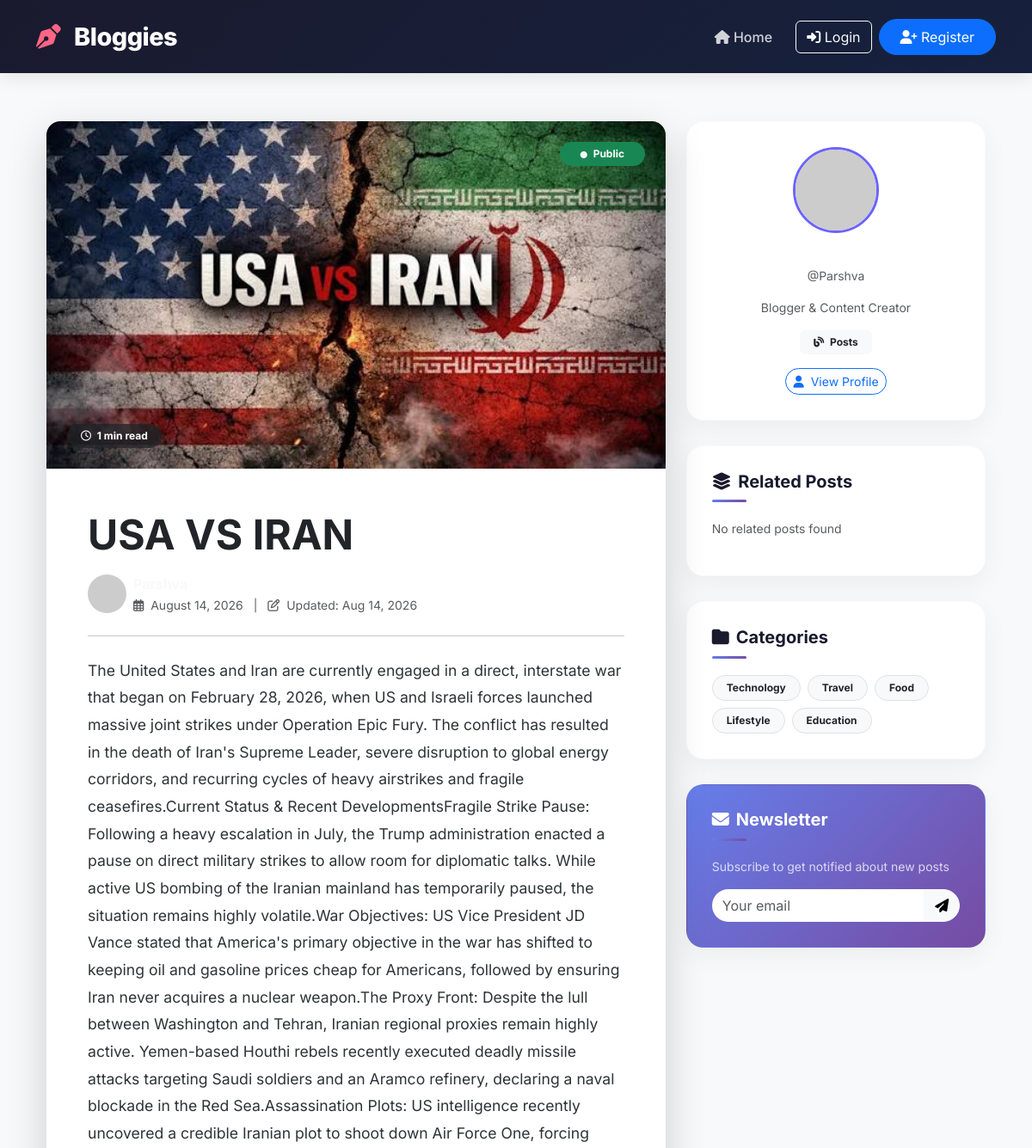
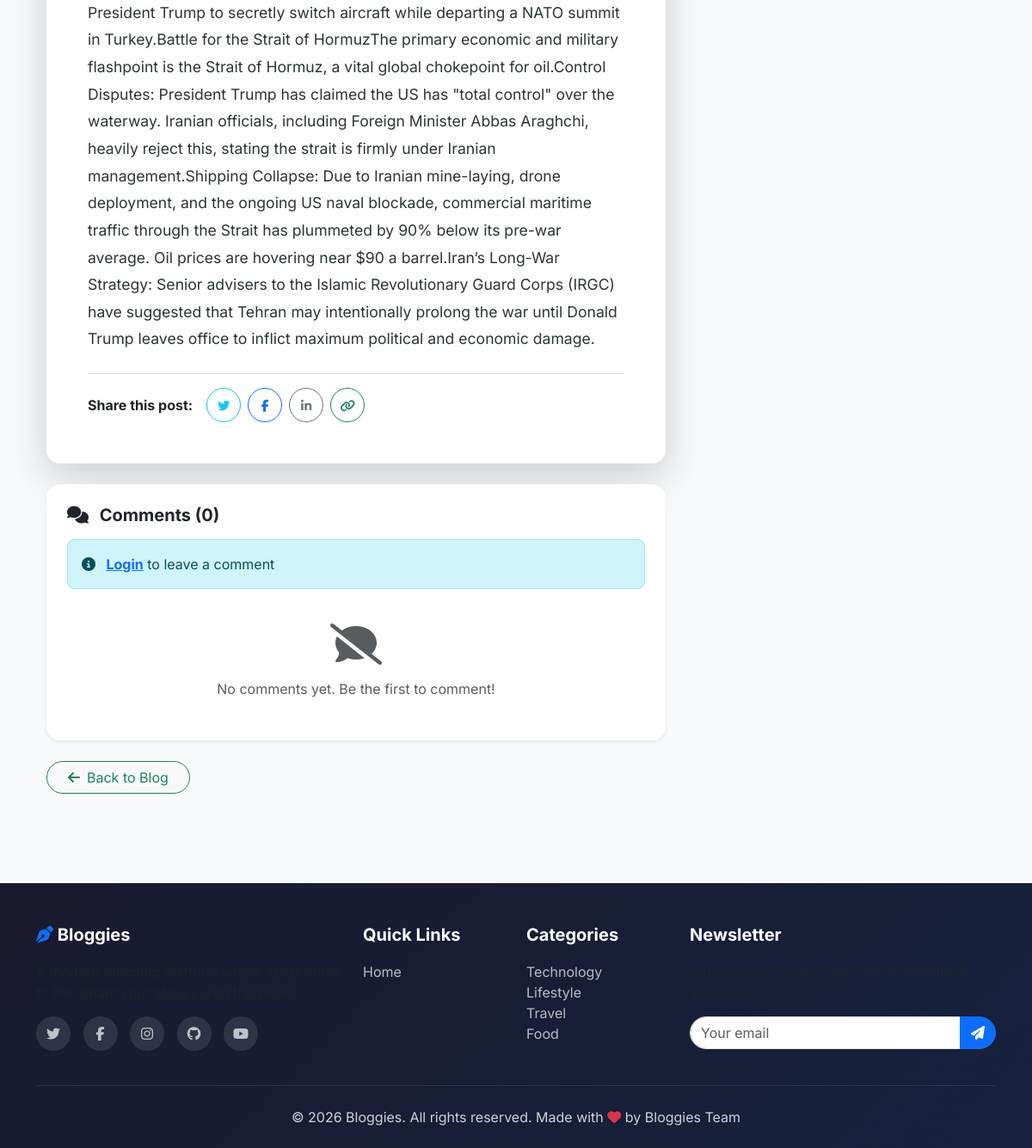
Page /blog/1/ on the committed database (2 pictures, top to bottom).
### blog/models.py (models this page shows, shortened)
class Blog (models.Model):
    user=models.ForeignKey(User,on_delete=models.CASCADE)
    title=models.CharField(max_length=200)
    slug=models.SlugField(max_length=200,unique=True)
    content=models.TextField()
    created_at=models.DateTimeField(auto_now_add=True)
    updated_at=models.DateTimeField(auto_now=True)
    image=models.ImageField(upload_to='photo/')
    STATUS_CHOICE=(
        ('public','Public'),
        ('private','Private')
    )
    status=models.CharField(max_length=10,choices=STATUS_CHOICE,default='public')

### blog/views.py (the view)
# urls.py: path('blog/<int:blog_id>/', views.Blog_page, name="blog_page"),
def Blog_page(request,blog_id):
    blog=get_object_or_404(Blog,id=blog_id)
    return render(request,'blog_page.html',{'blog':blog})

### blog/templates/blog_page.html (shortened to what this page needs)
{% extends "layout.html" %}
{% block content %}
<div class="container py-4">
    <div class="row">
        <div class="col-lg-8">
            <article class="card border-0 shadow-lg rounded-4 overflow-hidden mb-4">
                {% if blog.image %}
                <div class="position-relative">
                    <img src="{{ blog.image.url }}"
                         alt="{{ blog.title }}"
                         class="img-fluid w-100"
                         style="max-height: 500px; object-fit: cover;">
                    <span class="badge {% if blog.status == 'public' %}bg-success{% else %}bg-secondary{% endif %}
                         position-absolute top-0 end-0 m-4 px-4 py-2 rounded-pill">
                        <i class="fas fa-circle me-1" style="font-size: 8px;"></i>
                        {{ blog.get_status_display }}
                    </span>
                    <span class="badge bg-dark bg-opacity-75 position-absolute bottom-0 start-0 m-4 px-3 py-2 rounded-pill">
                        <i class="far fa-clock me-1"></i>
                        {{ blog.content|wordcount|divisibleby:200|add:1 }} min read
                    </span>
                </div>
                {% endif %}
                <div class="card-body p-4 p-lg-5">
                    <div class="mb-4">
                        <h1 class="display-5 fw-bold mb-3">{{ blog.title }}</h1>
                        <div class="d-flex flex-wrap align-items-center gap-3 mb-3">
                            <div class="d-flex align-items-center gap-2">
                                <img src="https://ui-avatars.com/api/?name={{ blog.user.username }}&background=6C63FF&color=fff&size=40&bold=true"
                                     alt="{{ blog.user.username }}"
                                     class="rounded-circle"
                                     style="width: 45px; height: 45px;">
                                <div>
                                    <a href="{% url 'profile' blog.user.username %}" class="text-decoration-none fw-bold text-light">
                                    </a>
                                    <br>
                                    <small class="text-muted">
                                        <i class="far fa-calendar-alt me-1"></i>
                                        {{ blog.created_at|date:"F d, Y" }}
                                        <span class="mx-2">|</span>
                                        <i class="far fa-edit me-1"></i>
                                        Updated: {{ blog.updated_at|date:"M d, Y" }}
                                    </small>
                                </div>
                            </div>
                        </div>
                    </div>
                    <hr class="my-4">
                    <div class="blog-content">
                        {{ blog.content|linebreaks|safe }}
                    </div>
                    <div class="mt-4 pt-3 border-top">
                        <div class="d-flex flex-wrap align-items-center gap-3">
                            <span class="fw-bold">Share this post:</span>
                            <div class="d-flex gap-2">
                                <a href="https://twitter.com/intent/tweet?text={{ blog.title }}&url={{ request.build_absolute_uri }}"
                                   target="_blank"
                                   class="btn btn-outline-info btn-sm rounded-circle"
                                   style="width: 40px; height: 40px; padding: 0; line-height: 40px;">
                                    <i class="fab fa-twitter"></i>
                                </a>
                                <a href="https://www.facebook.com/sharer/sharer.php?u={{ request.build_absolute_uri }}"
                                   target="_blank"
                                   class="btn btn-outline-primary btn-sm rounded-circle"
                                   style="width: 40px; height: 40px; padding: 0; line-height: 40px;">
                                    <i class="fab fa-facebook-f"></i>
                                </a>
                                <a href="https://www.linkedin.com/sharing/share-offsite/?url={{ request.build_absolute_uri }}"
                                   target="_blank"
                                   class="btn btn-outline-secondary btn-sm rounded-circle"
                                   style="width: 40px; height: 40px; padding: 0; line-height: 40px;">
                                    <i class="fab fa-linkedin-in"></i>
                                </a>
                                <button onclick="copyToClipboard('{{ request.build_absolute_uri }}')"
                                        class="btn btn-outline-success btn-sm rounded-circle"
                                        style="width: 40px; height: 40px; padding: 0; line-height: 40px;">
                                    <i class="fas fa-link"></i>
                                </button>
                            </div>
                        </div>
                    </div>
                </div>
            </article>
            <div class="card border-0 shadow-sm rounded-4 mb-4">
                <div class="card-body p-4">
                    <h5 class="fw-bold mb-3">
                        <i class="fas fa-comments me-2"></i>
                        Comments ({{ blog.comments.count|default:0 }})
                    </h5>
                    {% if user.is_authenticated %}
                    <form method="post"  class="mb-4">
                        {% csrf_token %}
                        <div class="d-flex gap-3">
                            <img src="https://ui-avatars.com/api/?name={{ user.username }}&background=6C63FF&color=fff&size=40"
                                 alt="{{ user.username }}"
                                 class="rounded-circle"
                                 style="width: 45px; height: 45px;">
                            <div class="flex grow 1 text-white">
                                <textarea name="content"
                                          class="form-control rounded-3 text-white"
                                          rows="2"
                                          placeholder="Write a comment..."
                                          required></textarea>
                                <div class="text-end mt-2">
                                    <button type="submit" class="btn btn-primary btn-sm rounded-pill px-4">
                                        <i class="fas fa-paper-plane me-2"></i>Post Comment
                                    </button>
                                </div>
                            </div>
                        </div>
                    </form>
                    {% else %}
                    <div class="alert alert-info rounded-3">
                        <i class="fas fa-info-circle me-2"></i>
                        <a href="{% url 'login' %}" class="fw-bold">Login</a> to leave a comment
                    </div>
                    {% endif %}
                    <div class="comments-list">
                        {% for comment in blog.comments.all %}
                        <div class="d-flex gap-3 mb-3 pb-3 border-bottom">
                            <img src="https://ui-avatars.com/api/?name={{ comment.user.username }}&background=FF6584&color=fff&size=40"
                                 alt="{{ comment.user.username }}"
                                 class="rounded-circle"
                                 style="width: 40px; height: 40px;">
                            <div class="flex grow 1">
                                <div class="d-flex align-items-center gap-2 mb-1">
                                    <span class="fw-bold">{{ comment.user.get_full_name|default:comment.user.username }}</span>
                                    <small class="text-muted">
                                        <i class="far fa-clock me-1"></i>
                                        {{ comment.created_at|timesince }} ago
                                    </small>
                                </div>
                                <p class="mb-0">{{ comment.content }}</p>
                                {% if user == comment.user %}
                                <div class="mt-1">
                                    <a href="#" class="text-danger small text-decoration-none"
                                       onclick="return confirm('Delete this comment?')">
                                        <i class="fas fa-trash-alt me-1"></i>Delete
                                    </a>
                                </div>
                                {% endif %}
                            </div>
                        </div>
                        {% empty %}
                        <div class="text-center py-4">
                            <i class="fas fa-comment-slash fa-3x text-muted mb-3"></i>
                            <p class="text-muted mb-0">No comments yet. Be the first to comment!</p>
                        </div>
                        {% endfor %}
                    </div>
                </div>
            </div>
            <div class="d-flex justify-content-between">
                <a href="{% url 'blog_list' %}" class="btn btn-outline-success rounded-pill px-4">
                    <i class="fas fa-arrow-left me-2"></i>Back to Blog
                </a>
            </div>
        </div>
        <div class="col-lg-4">
            <div class="sidebar-widget">
                <div class="text-center">
                    <img src="https://ui-avatars.com/api/?name={{ blog.user.username }}&background=6C63FF&color=fff&size=100&bold=true"
                         alt="{{ blog.user.username }}"
                         class="rounded-circle mb-3"
                         style="width: 100px; height: 100px; border: 3px solid #6C63FF;">
                    <h6 class="fw-bold mb-1 text-white">{{ blog.user.get_full_name|default:blog.user.username }}</h6>
                    <p class="text-muted small ">@{{ blog.user.username }}</p>
                    <p class="small text-muted">
                        {{ blog.user.profile.bio|default:"Blogger & Content Creator" }}
                    </p>
                    <div class="d-flex justify-content-center gap-2">
                        <span class="badge bg-light text-dark px-3 py-2">
                            <i class="fas fa-blog me-1"></i>
                            {{ blog.user.blogs.count }} Posts
                        </span>
                    </div>
                    <a href="{% url 'profile' blog.user.username %}" class="btn btn-outline-primary btn-sm rounded-pill mt-3">
                        <i class="fas fa-user me-2"></i>View Profile
                    </a>
                </div>
            </div>
            <div class="sidebar-widget">
                <h5><i class="fas fa-layer-group me-2"></i>Related Posts</h5>
                <div class="list-unstyled">
                    {% for related in related_posts|slice:":4" %}
                    <a href="{% url 'blog_detail' related.id %}" class="text-decoration-none d-block mb-2">
                        <div class="d-flex align-items-center gap-2 p-2 rounded-3 hover-bg">
                            {% if related.image %}
                            <img src="{{ related.image.url }}" alt="{{ related.title }}"
                                 style="width: 60px; height: 60px; object-fit: cover; border-radius: 8px;">
                            {% else %}
                            <div class="bg-light rounded-3 d-flex align-items-center justify-content-center"
                                 style="width: 60px; height: 60px;">
                                <i class="fas fa-file-alt text-muted"></i>
                            </div>
                            {% endif %}
                            <div>
                                <div class="small fw-bold text-dark">{{ related.title|truncatechars:30 }}</div>
                                <small class="text-muted">{{ related.created_at|date:"M d, Y" }}</small>
                            </div>
                        </div>
                    </a>
                    {% empty %}
                    <p class="text-muted small">No related posts found</p>
                    {% endfor %}
                </div>
            </div>
            <div class="sidebar-widget">
                <h5><i class="fas fa-folder me-2"></i>Categories</h5>
                <div class="d-flex flex-wrap gap-2">
                    <a href="#" class="badge bg-light text-dark text-decoration-none px-3 py-2 rounded-pill border">
                        Technology
                    </a>
                    <a href="#" class="badge bg-light text-dark text-decoration-none px-3 py-2 rounded-pill border">
                        Travel
                    </a>
                    <a href="#" class="badge bg-light text-dark text-decoration-none px-3 py-2 rounded-pill border">
                        Food
                    </a>
                    <a href="#" class="badge bg-light text-dark text-decoration-none px-3 py-2 rounded-pill border">
                        Lifestyle
                    </a>
                    <a href="#" class="badge bg-light text-dark text-decoration-none px-3 py-2 rounded-pill border">
                        Education
                    </a>
                </div>
            </div>
            <div class="sidebar-widget" style="background: linear-gradient(135deg, #667eea 0%, #764ba2 100%); color: white;">
                <h5 class="text-white"><i class="fas fa-envelope me-2"></i>Newsletter</h5>
                <p class="small opacity-75">Subscribe to get notified about new posts</p>
                <div class="input-group">
                    <input type="email" class="form-control" placeholder="Your email"
                           style="border-radius: 50px 0 0 50px; border: none;">
                    <button class="btn btn-light" type="button" style="border-radius: 0 50px 50px 0;">
                        <i class="fas fa-paper-plane"></i>
                    </button>
                </div>
            </div>
        </div>
    </div>
</div>
{% endblock %}

### templates/layout.html (style rules this page uses)
:root { --primary-color: #6C63FF; --secondary-color: #FF6584; --dark-color: #1a1a2e; --light-bg: #f8f9fa; --gradient: linear-gradient(135deg, #667eea 0%, #764ba2 100%); }
* { font-family: 'Inter', sans-serif; }
body { background: var(--light-bg); min-height: 100vh; display: flex; flex-direction: column; }
.sidebar-widget { background: white; border-radius: 20px; padding: 1.8rem; box-shadow: 0 10px 30px rgba(0,0,0,0.05); margin-bottom: 1.8rem; border: 1px solid rgba(0,0,0,0.02); transition: transform 0.3s ease; }
.sidebar-widget h5 { font-weight: 700; margin-bottom: 1.2rem; color: var(--dark-color); position: relative; padding-bottom: 0.8rem; }
.sidebar-widget h5::after { content: ''; position: absolute; bottom: 0; left: 0; width: 40px; height: 3px; background: var(--gradient); border-radius: 50px; }

### blog/templates/blog_page.html (style rules this page uses)
.sidebar-widget { background: white; border-radius: 20px; padding: 1.8rem; box-shadow: 0 10px 30px rgba(0,0,0,0.05); margin-bottom: 1.8rem; transition: transform 0.3s ease; border: 1px solid rgba(0,0,0,0.02); }
.sidebar-widget h5 { font-weight: 700; margin-bottom: 1.2rem; color: #1a1a2e; position: relative; padding-bottom: 0.8rem; }
.sidebar-widget h5::after { content: ''; position: absolute; bottom: 0; left: 0; width: 40px; height: 3px; background: linear-gradient(135deg, #667eea 0%, #764ba2 100%); border-radius: 50px; }
.blog-content { font-size: 1.1rem; line-height: 1.8; color: #2d3436; }
.blog-content p { margin-bottom: 1.5rem; }

### rows in the picture
Blog: image (picture), status "Public", content|divisibleby "1", title "USA VS IRAN", created_at "August 14, 2026", updated_at "Aug 14, 2026", content "The United States and Iran are currently engaged in a direct, interstate war that began on February 28, 2026, when US and Israeli forces launched massive joint strikes under Operation Epic Fury. The conflict has resulted in the death of Iran's Supreme Leader, severe disruption to global energy corridors, and recurring cycles of heavy airstrikes and fragile ceasefires.Current Status & Recent DevelopmentsFragile Strike Pause: Following a heavy escalation in July, the Trump administration enacted a pause on direct military strikes to allow room for diplomatic talks. While active US bombing of the Iranian mainland has temporarily paused, the situation remains highly volatile.War Objectives: US…", user.username "Parshva", user.profile.bio "Blogger & Content Creator"

### other values in the picture
{{ blog.comments.count|default:0 }} "0"
